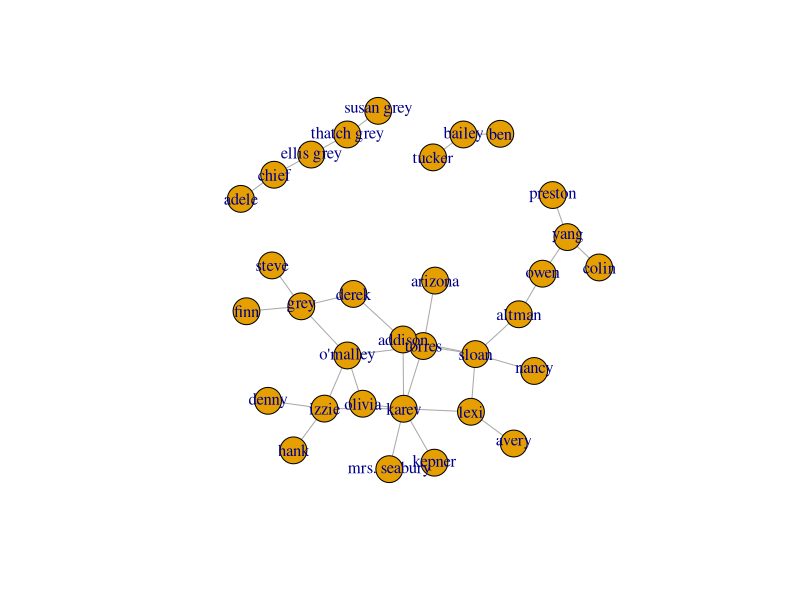
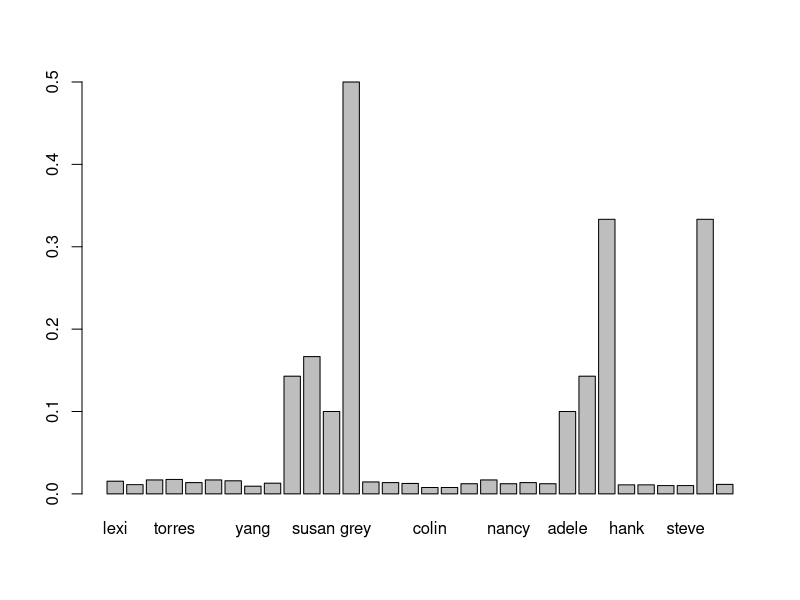
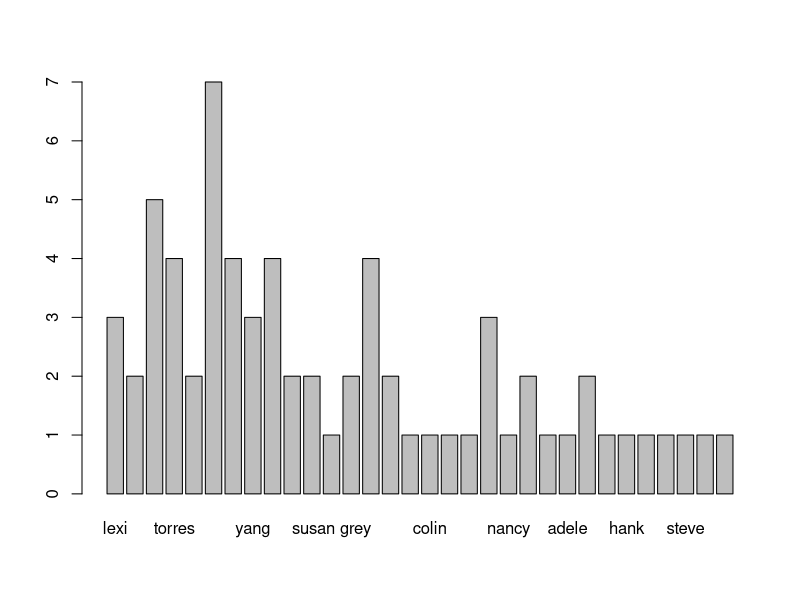
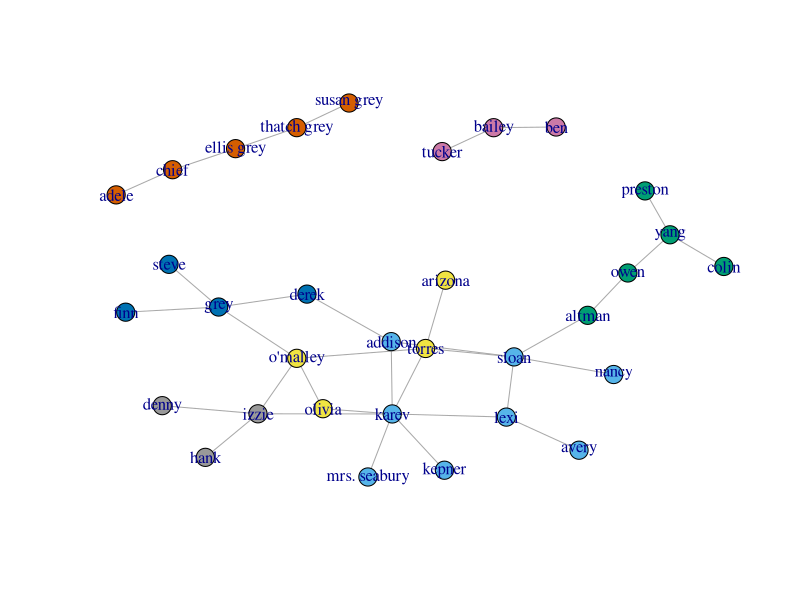
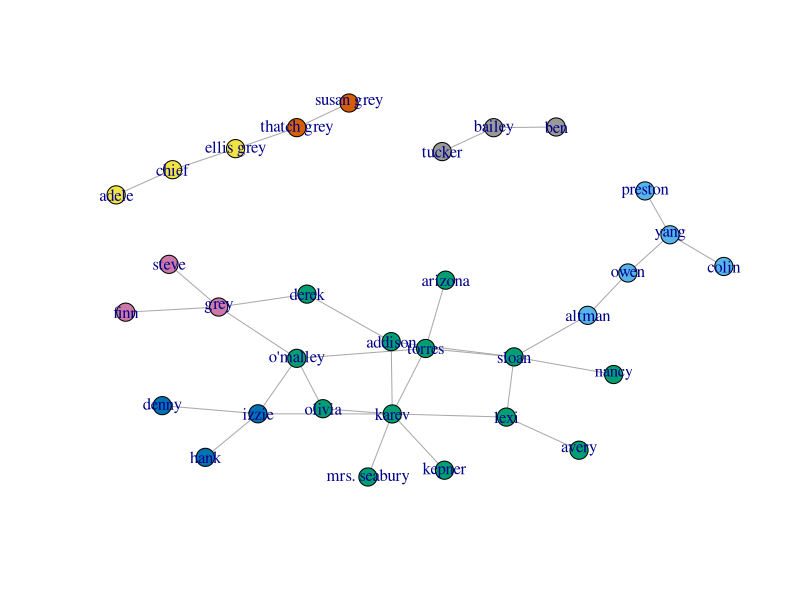

Write R code to recreate these figures, in order.
## ---- chunk 1
knitr::opts_chunk$set(echo = TRUE)
library(igraph)
data <- read.csv('ga_edgelist.csv', header=TRUE)
g <- graph.data.frame(data, directed=FALSE)
g$layout <- layout.fruchterman.reingold(g)
## ---- chunk 2

plot(g)

b=betweenness(g)
c=closeness(g)
d=degree(g)
e=evcent(g) 
#max betweenness
which.max(b)

#max closeness
which.max(c)

barplot(c)

#max degree
which.max(d)

barplot(d)

#max Eigencetor
which.max(e$vector)
# edge betweennes algoritem
fc=edge.betweenness.community(g)
plot(g,vertex.size=6,vertex.color=fc$membership+1,asp=FALSE)
sizes(fc)
#walktrap algoritem
ff=walktrap.community(g)
plot(g,vertex.size=6,vertex.color=ff$membership+1,asp=FALSE)
sizes(ff)



